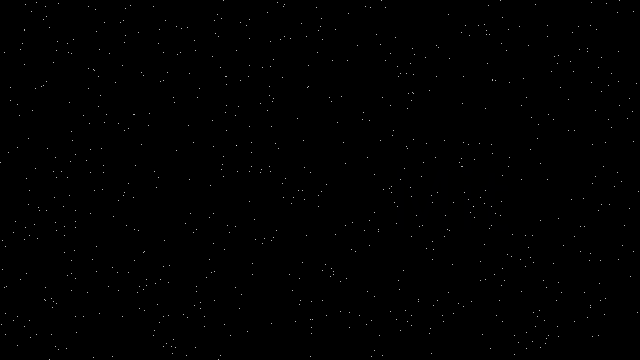
Frame 1 (no input)
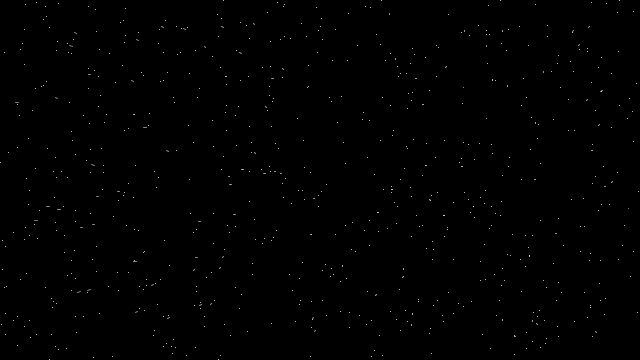
Frame 60 (the mouse pressed at the canvas centre just before this capture)
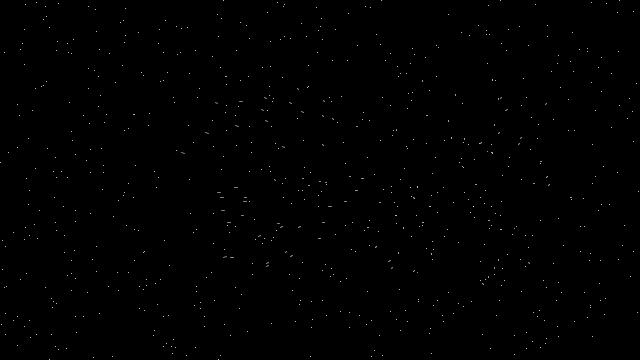
Frame 120 (the mouse held since frame 60 and released just before this capture)

The Processing sketch that drew these frames (run headless with seeded random() and noise(); from frame 60 on, the mouse is pressed at the canvas centre):

// Processing sketch: processing_108434
// ── processing_108434.pde

color c = color(0, 0, 1);
String word = "Hölderlin";
String allwords ="Mit gelben Birnen hänget Und voll mit wilden Rosen Das Land in den See, Ihr holden Schwäne, Und trunken von Küssen Tunkt ihr das Haupt Ins heilignüchterne Wasser. Weh mir, wo nehm’ ich, wenn Es Winter ist, die Blumen, und wo Den Sonnenschein, Und Schatten der Erde? Die Mauern stehn Sprachlos und kalt, im Winde Klirren die Fahnen. ";
PVector start  =new PVector(10, 60);
int tSize =92;
ArrayList<particle> Points = new ArrayList<particle>();
int index=0;
float restZ=0;
int F = 0;
float CTime=200;
int PNum =720;
void setup() {
  size(640, 360);
  background(0);
  textSize(tSize);
  fill(c);
  text(word, start.x, start.y+tSize);
  loadPixels();
  for (int i = 0; i < PNum; i++) {
    Points.add(new particle(random(640),random(360)));
  }
}

void draw(){
  background(0);
  int Len = word.length();
  PVector RealPix;
  if (restZ==0){
    restZ=CTime;
    for (particle P : Points) {
      P.target=null;
      P.velocity.mult(CTime/600);
    }
    String[] Arr = allwords.split(" ");
    word=Arr[F];
    start.x = int(random(10,width-word.length()*tSize/1.45));
    start.y = int(random(10,height-tSize*1.3));
    //background(0);
    fill(c);
    text(word, start.x, start.y+tSize);
    loadPixels();
    F++;
    if (F>=Arr.length){F=0;};
  }else{
    restZ-=1;
  }
  for (int i = 0; i < 13*PNum/(CTime-50); i++) {
    RealPix=  new PVector(int(random(start.x, start.x+Len*tSize/1.45)),int(random(start.y, start.y+tSize*1.3)));
    int pixNr =int(RealPix.y*width + RealPix.x);
    color b= pixels[pixNr];
    if ((c == b)&&(restZ<CTime-40)&&(restZ>=10)){
      particle Aktuell = Points.get(index);
      if (Aktuell.target==null){
        Aktuell.target=RealPix;
        PVector desired = PVector.sub(Aktuell.target, Aktuell.location);
        desired.div(restZ);
        Aktuell.velocity= desired;
      }
      index++;
      index=index%PNum;
    }
  }
  runP();
}

void runP(){
  for (particle P : Points) {
    stroke(255,255/sqrt(P.velocity.mag()+1));
    P.location.add(P.velocity);
    if (P.target!=null){
      float d = PVector.dist(P.location, P.target);
      if (d < 6){
        P.velocity.mult(0.85);
      }
    }
    line(P.location.x, P.location.y, P.location.x+P.velocity.x, P.location.y+P.velocity.y);
  }
}

class particle{
  PVector location;
  PVector velocity;
  PVector steer;
  PVector target;
  particle(float x, float y) {
    location = new PVector(x, y);
    velocity = new PVector(0.0, 0.0);
    steer = new PVector(0.0, 0.0);
  }
}
